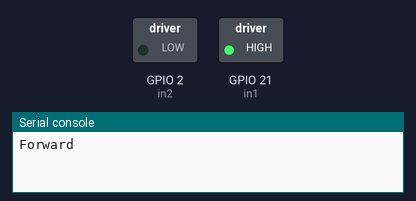
A program run on a simulated ESP32 board running MicroPython. Parts: switched loads named in the program (green lamp = pin HIGH), the last lines printed to the serial console.

Above: at 0.05 s.
At 2.25 s:
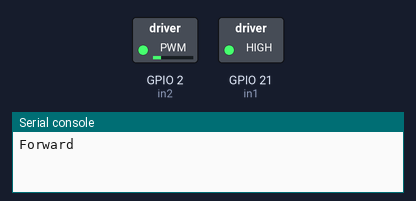
At 4.5 s:
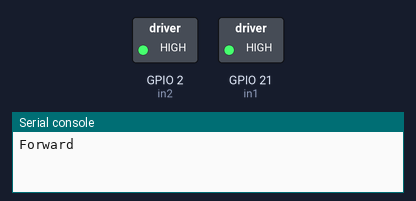
At 8.95 s:
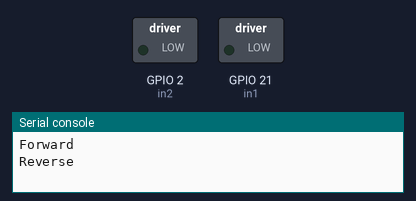
Timing chart, 0 to 11.7 s (numbered marks = the images above):
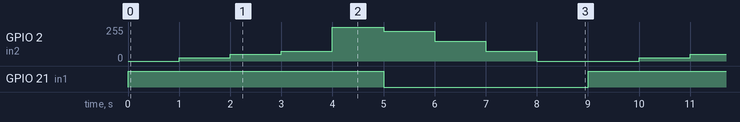

The program:

DC_Motor_with_DRV8871.py
```python
from machine import Pin, PWM
from utime import sleep

in2 = PWM(Pin(2)) #speed
in1 = Pin(21, Pin.OUT) #direction

in2.freq(500) # set frequency 500. Default freq is 1000

while True:
   #forward. in2: 1023 --> Slower, 0 --> Faster
    in1.on()
    print("Forward")
    in2.duty(0)    # Fast
    sleep(1)
    in2.duty(100)  # Slow
    sleep(1)
    in2.duty(200)  # Slower
    sleep(1)
    in2.duty(300)  # Slower
    sleep(1)
    in2.duty(1023) #Stop
    sleep(1)

    #Reverse
    #in2: 0 --> Slower, 1023 --> Faster
    in1.off()
    print("Reverse")
    in2.duty(900)  #Fast
    sleep(1)
    in2.duty(600)  #Slow
    sleep(1)
    in2.duty(300)  #Slower
    sleep(1)
    in2.duty(0)    #Stop
    sleep(1)
    
```

Measured:
- by itself, GPIO 21 (in1): alternates HIGH for 5.0 s and LOW for 4.0 s
- by itself, GPIO 2 (in2): repeats every 9.0 s: 50/255 1.0 s, 75/255 1.0 s, 255/255 1.0 s, 224/255 1.0 s, 150/255 1.0 s, 75/255 1.0 s, 0/255 2.0 s, 25/255 1.0 s
